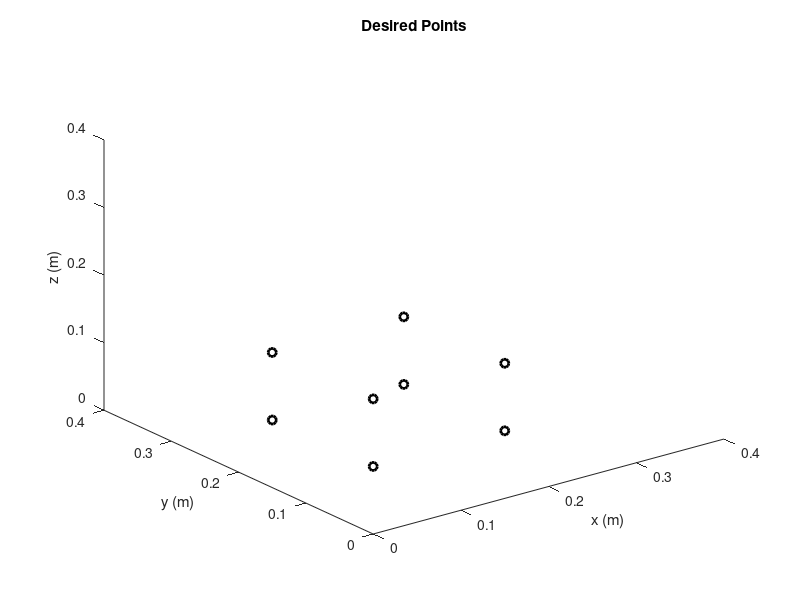

Reproduce this figure in MATLAB. (Note: this script raises an error after producing the figure.)
%% LynxMotion Arm Task
% This file uses inverse and forward kinematics to plan and show a task for
% the lynxmotion arm in matlab.

% the chosen task is to draw the vertices of a cuboid in 3d space.

% ***Task Steps***
% 1. define x,y,z positions for 5 or more points that would make a cuboid
% in 3d space.
% 2. use IK to find the q1-5 angle values for the arm at a each point.
% 3. use FK to plot the arm trajectory in 3d space and save the end
% effector points to display the smiley face.
clear all %#ok<*CLALL> %#ok<*SAGROW> 
close all
clc

%% 1. define x,y,z positions that make a smiley face in 3d space.


% TASK: plot a cuboid in 3D space.
points_to_plot = [[0.0 0.0 0.2]; [0.0 0.0 0.1]; [0.15 0.0 0.2]; [0.15 0.0 0.1]; [0.15 0.15 0.1]; [0.15 0.15 0.2]; [0.0 0.15 0.2]; [0.0 0.15 0.1]] ;
% check the plotted points.
figure (1)

for i = 1:size(points_to_plot,1)
    plot3(points_to_plot(i,1), points_to_plot(i,2), points_to_plot(i,3), 'ko-','Linewidth',2)    % plot the first position of the robot's end effector
    hold on
end
axis([ 0 0.4 0 0.4 0 0.4 ])
title('Desired Points') ; xlabel('x (m)') ; ylabel('y (m)') ; zlabel('z (m)');



%% 2. use IK to find the q1-5 angle values for the arm at a each point.
% Inverse Kinematics Calculator for LynxMotion Arm
% key is to maintain list order across lists of each angle.
% Links Length
d1 = 0.1 ;
l1 = 0.1 ;
l2 = 0.1 ;
l3 = 0.1 ;

% Run through the list of point
IK_OUTPUT = zeros(size(points_to_plot,1),5); % holding array for output q angles.
for j = 1:size(points_to_plot,1)
    % Cartesian Coords for x,y,z values.
    px = points_to_plot(j,1) ;
    py = points_to_plot(j,2) ;
    pz = points_to_plot(j,3) ;
    
% mu and psi angles for orientation
mu = 0; % mu is rotation of end effector relative to "wrist"

% list of all possible psi values. they will be narrowed down later to only
% real values. technically could go negative angle but it just ends up
% repeating. e.g +90 is same as -270 degrees logically.
psi = (0:pi/20:2*pi) ;
for i = 1: length(psi)
    psi(i) = psi(i) - pi/2; 
end 


% psi is angle between end effector and negative-z-axis, based on FK.
% psi = q2 + q3 + q4
% End effector desired position and orientation given by array End_Effector
End_Effector = [ px py pz ]' ;
% disp('Desired position =')
% disp("x,y,z")
% disp(End_Effector)
% disp("mu")
% disp(mu)
if norm(End_Effector) > l1+l2+l3+d1  % workspace is above ground
    error('desired position is out of the workspace')
end


%% %%%%%%%%%%%% Inverse Kinematics of LynxMotion Arm %%%%%%%%%%%%%%%%%
% For details on calculations, view notes in ReadMe.
% We must find values for the 5 joint angles below.
sym q1 ;  % single value
q2 = [] ; % potentially many values
q3 = [] ; % potentially many values
q4 = [] ; % potentially many values
sym q5 ;  % single value

%% Simple angles to find: 

% Find q1
q1 = atan2(py,px) ;
% Find q5
q5 = mu ;

%% Define extra variables to help us find q2,3,4

% define (r,z) plane
r = sqrt(px^2 + py^2) ; % r is hypotenues in x-y plane.

% For each value of psi, there is a value of rw, zw and D
r_w = (1:length(psi)) ;
z_w = (1:length(psi)) ;
D = (1:length(psi)) ;
for i = 1:length(psi)
% define position of wrist in (r,z) plane
    r_w(i) = r - l3*cos(psi(i)) ; %r_w and z_w will be real as cos or sin of a real number is a real number
    
    z_w(i) = pz - d1 -l3*sin(psi(i)) ;
    
    % define D - a placeholder variable for a large combination we derived in
    % notes
    
    D(i) = - (r_w(i)^2 + z_w(i)^2 - l1^2 - l2^2) / (2*l1*l2) ;
    D(i) = round(D(i), 7)  ;% rounding D avoids fake imaginary numbers due to rounding
                    % errors.
end
%% get only real values

psi_real = [] ;
r_w_real = [] ;
z_w_real = [] ;
D_real = [] ;
for i = 1:length(psi)
    if imag(sqrt(1-D(i)^2)) == 0  % for real values, append to real lists.
        psi_real(end + 1) = psi(i);%round(psi(i),7) ; % round each list to get zeros rather than e^-10 or something.
        r_w_real(end + 1) = r_w(i);%round(r_w(i),7) ;
        z_w_real(end + 1) = z_w(i);%round(z_w(i),7) ;
        D_real(end + 1)= D(i);%round(D(i),7) ;
    end
end

% we can see these four lists MUST have same length.
%  disp(psi_real)
%  disp(D_real)
%  disp(z_w_real)
%  disp(r_w_real)

%% Find q3 possibilities
% there are two posibilities for each value of D depending on
for i = 1:length(D_real)

    q3(end+1) = atan2( sqrt(1-D_real(i)^2), -D_real(i))  ;
    q3(end+1) = atan2(-sqrt(1-D_real(i)^2), -D_real(i)) ;
end

%  disp("q3")    
%  disp(q3)
%% Explaining list order. 
% matlab indexes from 1 not 0.
% if D has 3 values, we can see q3 will have 6, where 
% D(1) corresponds to q3(1 & 2)
% D(2) corresponds to q3(3 & 4)
% D(3) corresponds to q3(5 & 6)
% we can see D(i) corresponds to values
% q3(2*i -1) and q3(2*i)
% we need to ensure this is *consistant* across all q lists below.
%% Find q2

% two options based on q3
for i = 1:length(D_real)
    % for each r_w,z_w value, find first q2 value using first q3 value.
    % Switching order here corrects angles... why?
    q2(end+1) = atan2(z_w_real(i),r_w_real(i)) + atan2(l2*sin(q3(2*i)), l1+l2*cos(q3(2*i))) ;
    % add +1 to 
    q2(end+1) = atan2(z_w_real(i),r_w_real(i)) + atan2(l2*sin(q3(2*i-1)), l1+l2*cos(q3(2*i-1))) ;
end
%  disp("q2")
%  disp(q2)
%% Find q4 

% two options based on two sets of q2,q3
% use psi = q2 + q3 + q4
for i = 1:length(D_real)
    q4(end+1) = psi_real(i) - q2(2*i -1) - q3(2*i -1) +pi/2 ;
    q4(end+1) = psi_real(i) - q2(2*i) - q3(2*i) +pi/2 ;
end

%  disp("q4")
%  disp(q4)
%% Remove duplicate values
% make a matrix out of the lists where one row is one solution

% we know matrix will have initial size: no. of items in q2,3 or 4 x 5
% angles
Solution_Matrix = zeros(length(q2), 5);  
for i = 1:length(q2)
    Solution_Matrix(i,1) = q1 ;
    Solution_Matrix(i,2) = q2(i) ;
    Solution_Matrix(i,3) = q3(i) ;
    Solution_Matrix(i,4) = q4(i) ; 
    Solution_Matrix(i,5) = q5 ;
end
% disp(Solution_Matrix)
% remove duplicate rows
Unique_Solutions = unique(Solution_Matrix,"rows","stable");
% stable prevents order being changed.


%% we also know, q4 can't be more than 360 degrees. filter these out.
valid_Solutions = [] ;
for i = 1:size(Unique_Solutions,1)
    if abs(Unique_Solutions(i,4)) < 2*pi
        valid_Solutions = [valid_Solutions; Unique_Solutions(i,:)] ; 
    end
end

% stable prevents order being changed.
    for i = 1:5
        IK_OUTPUT(j,i) = valid_Solutions(1,i) ; 

    end
end
disp("Using IK: Array of q1-5 values:")
disp(IK_OUTPUT)



%% 3. use FK to plot the arm trajectory in 3d space
syms q1 q2 q3 q4 q5; % angle variables

% Show our 5 tranformation matrices
T_01 =[
[cos(q1), 0,  sin(q1),  0]
[sin(q1), 0, -cos(q1),  0]
[      0, 1,        0, d1]
[      0, 0,        0,  1]];

T_12 =[
[cos(q2), -sin(q2), 0, l1*cos(q2)]
[sin(q2),  cos(q2), 0, l1*sin(q2)]
[      0,        0, 1,          0]
[      0,        0, 0,          1]];

T_23 = [
[cos(q3), -sin(q3), 0, l2*cos(q3)]
[sin(q3),  cos(q3), 0, l2*sin(q3)]
[      0,        0, 1,          0]
[      0,        0, 0,          1]];

T_34 = [     
[cos(q4), 0,  sin(q4),          0]
[sin(q4), 0, -cos(q4),          0]
[      0, 1,        0,          0]
[      0, 0,        0,          1]];

T_45 = [
[cos(q5), -sin(q5), 0,  0]
[sin(q5),  cos(q5), 0,  0]
[      0,        0, 1,  l3]
[      0,        0, 0,  1]];

% Get overall forward kinematics
T_e = T_01*T_12*T_23*T_34*T_45;

% extract the x,y,z elements of these
xt_element = T_e(1,4); % the x transformation is the 4th element of the 1st row of our general transformation matrix, T_e. 
yt_element = T_e(2,4); % the y transformation is the 4th element of the 2nd row of our general transformation matrix, T_e. 
zt_element = T_e(3,4); % the z transformation is the 4th element of the 3rd row of our general transformation matrix, T_e. 

% Define all our angles in their own arrays
q1_set = [] ;
q2_set = [] ;
q3_set = [] ;
q4_set = [] ;
q5_set = [] ;
for i = 1:size(IK_OUTPUT,1) % i in range number of rows
    % number of columns always 5 for q1-5
    q1_set(i) = IK_OUTPUT(i,1) ;
    q2_set(i) = IK_OUTPUT(i,2) ;
    q3_set(i) = IK_OUTPUT(i,3) ;
    q4_set(i) = IK_OUTPUT(i,4) ;
    q5_set(i) = IK_OUTPUT(i,5) ;
end



% Now simply plot using our FK


% define variable for number of points
NoP = size(IK_OUTPUT,1) ; % same as number of sets of q values.

%base is at origin
base = 0 ;


% next joint given by T01 translations (movement from base to joint 1)
% need to make into a 4 by 3 array.
Tj1_x = zeros(NoP,1) ; % x translation is zero
Tj1_y = zeros(NoP,1) ; % y translation is zero
Tj1_z = subs(zeros(NoP,1), 0, d1) ;  % z translation is d1

% next joint given by T_01T_12 translations - movement from base to joint 2
% make our general elements for each array
movement = T_01*T_12 ;
xt_element = movement(1,4) ;
yt_element = movement(2,4) ;
zt_element = movement(3,4) ;
% fill the joint 2 4x1 arrays
Tj2_x = [] ;
Tj2_y = [] ;
Tj2_z = [] ;
for i = 1:length(q1_set)
    xt_value = subs(xt_element, [ q1 q2], [q1_set(i) q2_set(i)]) ;
    yt_value = subs(yt_element, [ q1 q2], [q1_set(i) q2_set(i)]) ;
    zt_value = subs(zt_element, [ q1 q2], [q1_set(i) q2_set(i)]) ;
    Tj2_x(i,1) = xt_value ;
    Tj2_y(i,1) = yt_value ;
    Tj2_z(i,1) = zt_value ;
end
% above worked, now continue for the rest.


% next joint given by T_01T_12T_23 translations - movement from base to joint 3
% make our general elements for each array
movement = T_01*T_12*T_23 ;
xt_element = movement(1,4) ;
yt_element = movement(2,4) ;
zt_element = movement(3,4) ;
% fill the joint 2 4x1 arrays
Tj3_x = [] ;
Tj3_y = [] ;
Tj3_z = [] ;
for i = 1:length(q1_set)
    xt_value = subs(xt_element,[q1 q2 q3], [q1_set(i) q2_set(i) q3_set(i)]) ;
    yt_value = subs(yt_element,[q1 q2 q3], [q1_set(i) q2_set(i) q3_set(i)]) ;
    zt_value = subs(zt_element,[q1 q2 q3], [q1_set(i) q2_set(i) q3_set(i)]) ;
    Tj3_x(i,1) = xt_value ;
    Tj3_y(i,1) = yt_value ;
    Tj3_z(i,1) = zt_value ;
end


% next joint given by T_01T_12T_23T_34 translations - movement from base to joint 4
% note there's no translation in this joint so no change from above.
% make our general elements for each array
movement = T_01*T_12*T_23*T_34 ;
xt_element = movement(1,4) ;
yt_element = movement(2,4) ;
zt_element = movement(3,4) ;
% fill the joint 2 4x1 arrays
Tj4_x = [] ;
Tj4_y = [] ;
Tj4_z = [] ;
for i = 1:length(q1_set)
    xt_value = subs(xt_element,[q1 q2 q3 q4], [q1_set(i) q2_set(i) q3_set(i) q4_set(i)]) ;
    yt_value = subs(yt_element,[q1 q2 q3 q4], [q1_set(i) q2_set(i) q3_set(i) q4_set(i)]) ;
    zt_value = subs(zt_element,[q1 q2 q3 q4], [q1_set(i) q2_set(i) q3_set(i) q4_set(i)]) ;
    Tj4_x(i,1) = xt_value ;
    Tj4_y(i,1) = yt_value ;
    Tj4_z(i,1) = zt_value ;
end

% final joint given by T_01T_12T_23T_34T_45 translations - movement from base to joint 4
% note there's no translation in this joint so no change from above.
% make our general elements for each array
movement = T_01*T_12*T_23*T_34*T_45 ;
xt_element = movement(1,4) ;
yt_element = movement(2,4) ;
zt_element = movement(3,4) ;
% fill the joint 2 4x1 arrays
EE = [] ; % End Effector Positions list
for i = 1:length(q1_set)
    xt_value = subs(xt_element,[q1 q2 q3 q4], [q1_set(i) q2_set(i) q3_set(i) q4_set(i)]) ;
    yt_value = subs(yt_element,[q1 q2 q3 q4], [q1_set(i) q2_set(i) q3_set(i) q4_set(i)]) ;
    zt_value = subs(zt_element,[q1 q2 q3 q4], [q1_set(i) q2_set(i) q3_set(i) q4_set(i)]) ;
    EE(i,1) = xt_value ; % x values in column 1
    EE(i,2) = yt_value ; % y values in column 2
    EE(i,3) = zt_value ; % z values in column 3
end

% Check if end effector positions match points to plot.
disp("EE values (should match points to plot): ")
disp(EE)
disp("do they match? 0 = no, 1 = yes: ")
isequal(round(points_to_plot,2,"decimals"),round(EE,2,"decimals"))

figure (2) 

    % generate the graph. Note: only 4 joints will be visible as there is
    % no spatial distinction between joints three and 4.
for i = 1:NoP % zeros is the base position, doesn't change.
    xx = [base; Tj1_x(i); Tj2_x(i); Tj3_x(i); Tj4_x(i); EE(i,1) ] ;
    yy = [base; Tj1_y(i); Tj2_y(i); Tj3_y(i); Tj4_y(i); EE(i,2) ] ;
    zz = [base; Tj1_z(i); Tj2_z(i); Tj3_z(i); Tj4_z(i); EE(i,3) ] ;
    axis([ 0 0.4 0 0.4 0 0.4 ])
    plot3(xx,yy,zz,'ko-','Linewidth',2)
    hold on % CHANGE TO HOLD ON TO SEE ALL LINES AT ONCE.
    pause(2)

    % label axes, start point, end point.
    text(EE(1,1) + 0.002,EE(1,2) + 0.002,EE(1,3) + 0.002,'Start') ;
    text(EE(end,1) + 0.002,EE(end,2) + 0.002,EE(end,3) + 0.002,'End') ;

    % label end effector points
    text(EE(i,1),EE(i,2),EE(i,3), 'x')
end
title('Actual Points') ; xlabel('x (m)') ; ylabel('y (m)') ; zlabel('z (m)');


figure (3) % end points only
for i = 1:NoP 
    plot3(EE(i,1),EE(i,2),EE(i,3),'ko-','Linewidth',2)
    hold on
end
title('Actual End Points Only') ; xlabel('x (m)') ; ylabel('y (m)') ; zlabel('z (m)');
axis([ 0 0.4 0 0.4 0 0.4 ])


